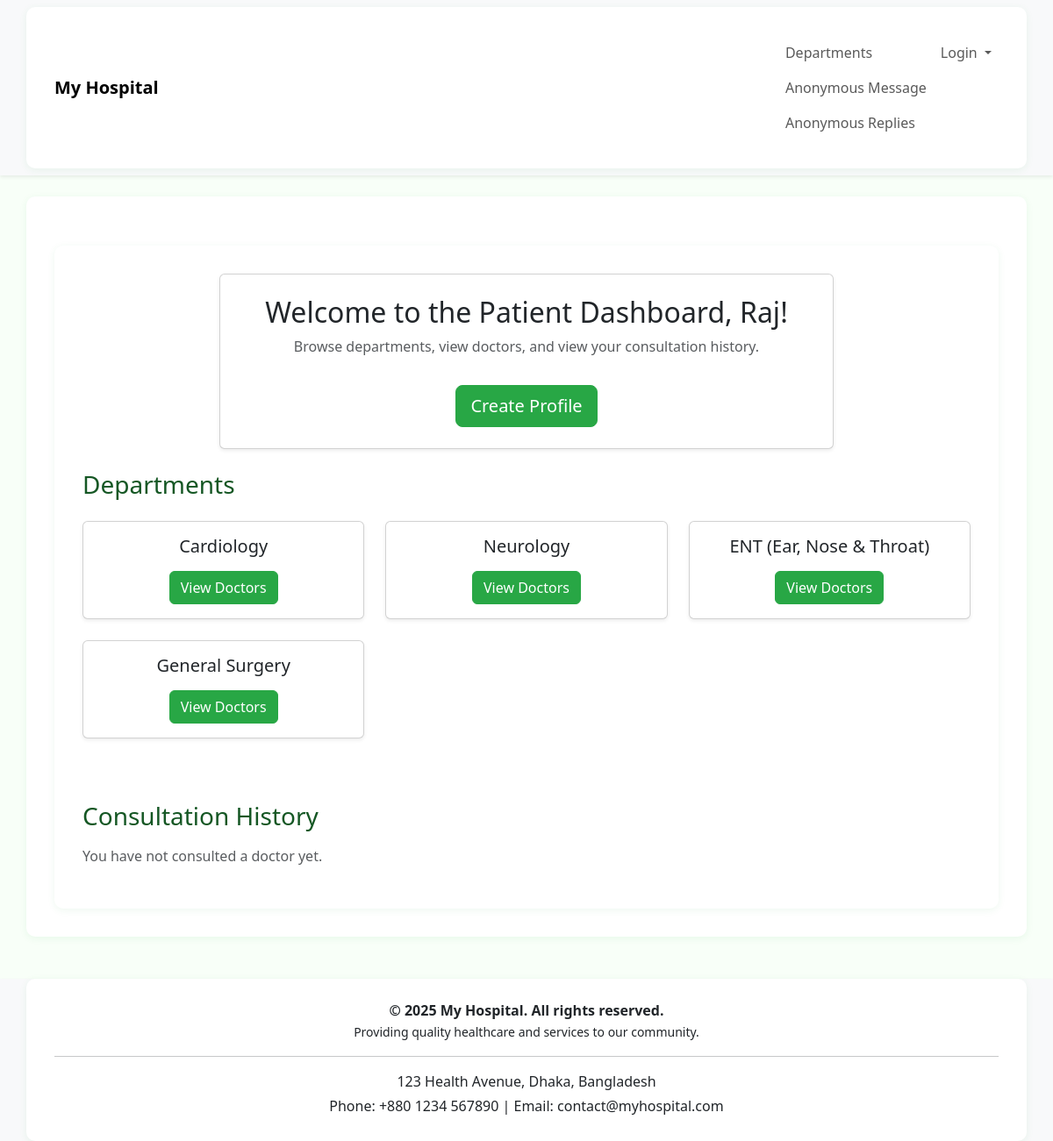
/doctors/patient_dashboard/ (signed in), run on the app's committed database.
### doctors/models.py (models this page shows, shortened)
class department(models.Model):
    name = models.CharField(max_length=100)
    head = models.CharField(max_length=100)

### doctors/views.py (the view)
# urls.py: path('patient_dashboard/', views.patient_dashboard, name='patient_dashboard'),
@login_required
def patient_dashboard(request):
    user = request.user  # logged-in user
    departments = department.objects.all()
    try:
        profile = PatientProfile.objects.get(user=user)
        profile_exists = True
        patient_name = profile.name
    except PatientProfile.DoesNotExist:
        profile_exists = False
        patient_name = user.username  # fallback
    if profile_exists:
        appointments = Appointment.objects.filter(patient=profile).order_by('-date', 'time')
    else:
        appointments = []
    context = {
        'departments': departments,
        'profile_exists': profile_exists,
        'patient_name': patient_name,
        'appointments': appointments,
    }
    return render(request, 'patient_dashboard.html', context)

### templates/patient_dashboard.html (shortened to what this page needs)
{% extends 'base.html' %}
{% load static %}
{% block content %}
<link rel="stylesheet" href="{% static 'home.css' %}">
<div class="container mt-4">
    <div class="card p-4 shadow-sm mb-4 text-center" style="max-width: 700px; margin: auto;">
        <h2>Welcome to the Patient Dashboard, {{ patient_name }}!</h2>
        <p class="text-muted">Browse departments, view doctors, and view your consultation history.</p>
        <div class="mt-3">
            {% if profile_exists %}
                <a href="{% url 'profile_detail' %}" class="btn btn-success btn-lg mx-1">View Profile</a>
                <a href="{% url 'edit_patient_profile' %}" class="btn btn-warning btn-lg mx-1">Edit Profile</a>
            {% else %}
                <a href="{% url 'create_patient_profile' %}" class="btn btn-primary btn-lg mx-1">Create Profile</a>
            {% endif %}
        </div>
    </div>
    <h3 class="mb-4">Departments</h3>
    <div class="row mb-5">
        {% for dept in departments %}
        <div class="col-md-4 mb-4">
            <div class="card shadow-sm h-100">
                <div class="card-body text-center">
                    <h5 class="card-title">{{ dept.name }}</h5>
                    <a href="{% url 'department_doctors' dept.id %}" class="btn btn-primary">View Doctors</a>
                </div>
            </div>
        </div>
        {% empty %}
        <p>No departments found.</p>
        {% endfor %}
    </div>
    <h3 class="mb-3">Consultation History</h3>
    {% if appointments %}
        <div class="accordion" id="historyAccordion">
            {% for app in appointments %}
            <div class="accordion-item mb-2">
                <h2 class="accordion-header" id="heading{{ app.id }}">
                    <button class="accordion-button collapsed" type="button" data-bs-toggle="collapse" data-bs-target="#collapse{{ app.id }}" aria-expanded="false" aria-controls="collapse{{ app.id }}">
                        Appointment with Dr. {{ app.doctor.name }} on {{ app.date }}
                    </button>
                </h2>
                <div id="collapse{{ app.id }}" class="accordion-collapse collapse" aria-labelledby="heading{{ app.id }}" data-bs-parent="#historyAccordion">
                    <div class="accordion-body text-start">
                        {% if app.notes %}
                            <p><strong>Doctor Notes:</strong> {{ app.notes }}</p>
                        {% endif %}
                        {% with prescriptions=app.prescription_set.all %}
                            {% if prescriptions %}
                                <p><strong>Prescriptions:</strong></p>
                                <div class="d-flex flex-wrap gap-3 mb-3">
                                    {% for p in prescriptions %}
                                        {% if p.prescription_image %}
                                            <div class="card" style="width: 150px;">
                                                <img src="{{ p.prescription_image.url }}" class="card-img-top" alt="Prescription">
                                                {% if p.notes %}
                                                    <div class="card-body p-2">
                                                        <p class="card-text small">{{ p.notes|truncatewords:10 }}</p>
                                                    </div>
                                                {% endif %}
                                            </div>
                                        {% endif %}
                                    {% endfor %}
                                </div>
                            {% else %}
                                <p><span class="text-muted">No prescriptions uploaded yet.</span></p>
                            {% endif %}
                        {% endwith %}
                        {% with tests=app.test_set.all %}
                            {% if tests %}
                                <p><strong>Tests:</strong></p>
                                <ul>
                                    {% for t in tests %}
                                        <li>{{ t.test_name }}
                                            {% if t.result_file %}
                                                - <a href="{{ t.result_file.url }}" target="_blank">View Report</a>
                                            {% else %}
                                                - <span class="text-muted">Report not yet uploaded</span>
                                            {% endif %}
                                        </li>
                                    {% endfor %}
                                </ul>
                            {% endif %}
                        {% endwith %}
                        <div class="mt-3">
                            {% if app.feedback %}
                                <p><strong>Your Feedback:</strong></p>
                                <p>Rating:
                                    {% for i in "12345" %}
                                        {% if forloop.counter <= app.feedback.rating %}
                                            <span style="color:#FFD700;">&#9733;</span>
                                        {% else %}
                                            <span style="color:#ccc;">&#9733;</span>
                                        {% endif %}
                                    {% endfor %}
                                    ({{ app.feedback.rating }}/5)
                                </p>
                                {% if app.feedback.comment %}
                                    <p>Comment: {{ app.feedback.comment }}</p>
                                {% endif %}
                            {% else %}
                                <form method="POST" action="{% url 'submit_feedback' app.id %}">
                                    {% csrf_token %}
                                    <label for="rating{{ app.id }}">Rate this doctor:</label>
                                    <select name="rating" id="rating{{ app.id }}" class="form-select mb-2" required>
                                        <option value="">--Select Rating--</option>
                                        <option value="1">1 - Poor</option>
                                        <option value="2">2 - Fair</option>
                                        <option value="3">3 - Good</option>
                                        <option value="4">4 - Very Good</option>
                                        <option value="5">5 - Excellent</option>
                                    </select>
                                    <textarea name="comment" class="form-control mb-2" placeholder="Optional comment"></textarea>
                                    <button type="submit" class="btn btn-success">Submit Feedback</button>
                                </form>
                            {% endif %}
                        </div>
                    </div>
                </div>
            </div>
            {% endfor %}
        </div>
    {% else %}
        <p class="text-muted">You have not consulted a doctor yet.</p>
    {% endif %}
</div>
{% endblock %}

### static/home.css (style rules this page uses)
body { background-color: #f8fff8; }
.container { background: #fff; border-radius: 10px; padding: 2rem; box-shadow: 0 2px 8px rgba(40,167,69,0.08); }
.btn-primary { background-color: #28a745; border-color: #28a745; }
h1, h3 { color: #155724; }

### data on the page
department: name "Cardiology"
department: name "Neurology"
department: name "ENT (Ear, Nose & Throat)"
department: name "General Surgery"

### other printed values
{{ patient_name }} "Raj"
